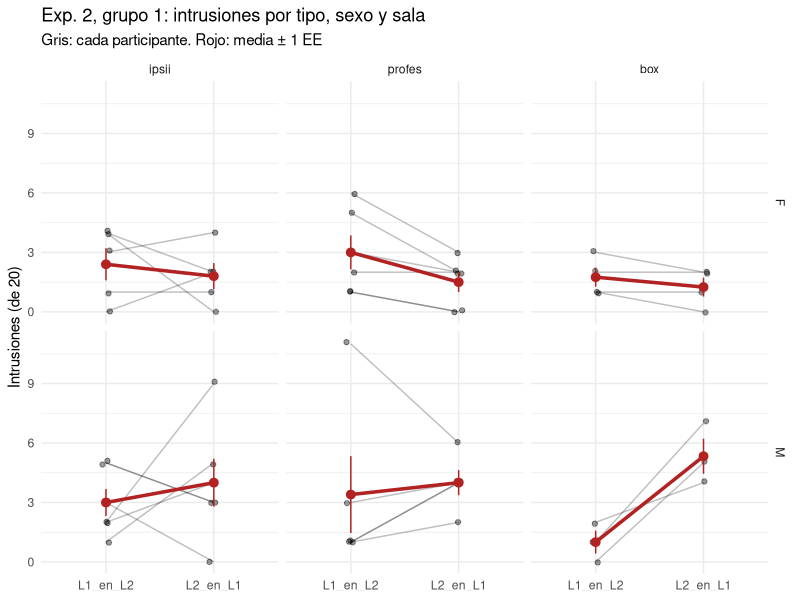

R code for this plot:
# ==============================================================================
# Experimento 2 (Alfonso-2), grupo 1 — análisis básico
# v1 — 2026-10-01
#
# Entrada: exp2_g1.csv (una fila por participante).
# Reconocimiento codificado como <origen>_<respuesta>, origen/respuesta ∈ {l1, l2, n}:
#   l2_l1 = ítem de L2 respondido como L1  → intrusión L2→L1 (la "esperada")
#   l1_l2 = ítem de L1 respondido como L2  → intrusión L1→L2
#   n_l1  = ítem nuevo respondido como L1  (SUPUESTO sin confirmar)
# Cada origen tiene 20 ítems, así que cada terna debería sumar 20.
#
# En RStudio: Session > Set Working Directory > To Source File Location
# Paquetes: dplyr, tidyr, ggplot2, glmmTMB, emmeans, pwr
# ==============================================================================

install.packages("dplyr")
install.packages("tidyr")
install.packages("ggplot2")
install.packages("glmmTMB")
install.packages("emmeans")
install.packages("pwr")

library(dplyr)
library(tidyr)
library(ggplot2)
library(glmmTMB)
library(emmeans)
library(pwr)

excluir_inconsistentes <- TRUE   # TRUE = sacar filas cuya matriz no suma 20 por origen

# ---- 1. Carga y chequeos ----------------------------------------------------
d <- read.csv("Alfonso_2/semana 1/exp2_g1.csv") |>
  filter(!is.na(l1_l1)) |>                                   # agendados sin datos
  mutate(sala = factor(sala, levels = c("ipsii", "profes", "box")),
         sexo = factor(sexo, levels = c("F", "M")),
         tot_l1 = l1_l1 + l1_l2 + l1_n,
         tot_l2 = l2_l2 + l2_l1 + l2_n,
         tot_n  = n_n + n_l1 + n_l2,
         suma_ok = tot_l1 == 20 & tot_l2 == 20 & tot_n == 20)

cat("\n### Filas con sumas incorrectas\n")
print(filter(d, !suma_ok) |> select(codigo, tot_l1, tot_l2, tot_n))
if (excluir_inconsistentes) d <- filter(d, suma_ok)

cat("\n### n por sala y sexo\n");          print(table(d$sala, d$sexo))
cat("\n### n por entrevistador y sexo\n"); print(table(d$entrevistador, d$sexo))

# ---- 2. Aprendizaje: ¿las dos listas se aprendieron igual? -------------------
# Si L1 y L2 difieren en dificultad, las intrusiones en cada dirección no son comparables.
cat("\n### Recuerdo inmediato (de 20): D1 = L1, D2 = L2\n")
print(d |> group_by(sexo) |>
        summarise(n = n(), D1 = mean(rec_d1), DE_D1 = sd(rec_d1),
                  D2 = mean(rec_d2), DE_D2 = sd(rec_d2)) |> mutate(across(where(is.numeric), \(x) round(x, 2))))
tt <- t.test(d$rec_d2, d$rec_d1, paired = TRUE)
cat(sprintf("D2 − D1 = %.2f [%.2f; %.2f], d_z = %.2f, p = %.3f\n",
            tt$estimate, tt$conf.int[1], tt$conf.int[2],
            mean(d$rec_d2 - d$rec_d1) / sd(d$rec_d2 - d$rec_d1), tt$p.value))

# ---- 3. Reconocimiento: aciertos y falsas alarmas ----------------------------
# Chequea techo/piso y si hay sesgo a responder una lista con los ítems nuevos.
cat("\n### Reconocimiento (medias, de 20)\n")
print(d |> group_by(sexo) |>
        summarise(acierto_L1 = mean(l1_l1), acierto_L2 = mean(l2_l2), nuevo_ok = mean(n_n),
                  omision_L1 = mean(l1_n), omision_L2 = mean(l2_n),
                  FA_como_L1 = mean(n_l1), FA_como_L2 = mean(n_l2)) |>
        mutate(across(where(is.numeric), \(x) round(x, 2))))

# ---- 4. Intrusiones: descriptivos --------------------------------------------
largo <- d |>
  transmute(codigo, sala, sexo, entrevistador,
            L1_en_L2 = l1_l2, L2_en_L1 = l2_l1, den_L1 = tot_l1, den_L2 = tot_l2) |>
  pivot_longer(c(L1_en_L2, L2_en_L1), names_to = "tipo", values_to = "k") |>
  mutate(den  = if_else(tipo == "L2_en_L1", den_L2, den_L1),
         tipo = factor(tipo, levels = c("L1_en_L2", "L2_en_L1")))

cat("\n### Intrusiones por sexo (media, DE)\n")
print(largo |> group_by(sexo, tipo) |> summarise(n = n(), media = mean(k), DE = sd(k), .groups = "drop") |>
        mutate(across(where(is.numeric), \(x) round(x, 2))))
cat("Ref. Alfonso (2016) Exp. 3, grupo A: L2→L1 varones 6,25 (3,11), mujeres 2,00 (2,30); L1→L2 ≈ 1,25\n")
cat("\n### Intrusiones por sala y sexo (media)\n")
print(largo |> group_by(sala, sexo, tipo) |> summarise(media = round(mean(k), 2), .groups = "drop") |>
        pivot_wider(names_from = tipo, values_from = media))

# ---- 5. Modelo: GLMM binomial ------------------------------------------------
# k intrusiones de 'den' ítems ~ tipo × sexo + sala, intercepto aleatorio por participante.
m <- glmmTMB(cbind(k, den - k) ~ tipo * sexo + sala + (1 | codigo),
             family = binomial, data = largo)

cat("\n### Tests globales (Wald)\n"); print(joint_tests(m))
cat("\n### Asimetría dentro de cada sexo (OR > 1 = más L2→L1)\n")
print(confint(pairs(emmeans(m, ~ tipo | sexo, type = "response"), reverse = TRUE)))
cat("\n### Diferencia por sexo dentro de cada tipo (OR > 1 = más en varones)\n")
print(confint(pairs(emmeans(m, ~ sexo | tipo, type = "response"), reverse = TRUE)))

# Control: ¿cambia algo si se agrega el entrevistador? (3 personas → efecto fijo)
m_ent <- update(m, . ~ . + entrevistador)
cat(sprintf("\nAIC sin entrevistador = %.1f | con entrevistador = %.1f\n", AIC(m), AIC(m_ent)))

# ---- 6. Tamaños de efecto simples y potencia ---------------------------------
cat("\n### Asimetría pareada (L2→L1 − L1→L2) por sexo\n")
for (s in levels(d$sexo)) {
  x  <- with(filter(d, sexo == s), l2_l1 - l1_l2)
  tt <- t.test(x)
  cat(sprintf("%s (n = %d): dif = %.2f [%.2f; %.2f], d_z = %.2f\n",
              s, length(x), mean(x), tt$conf.int[1], tt$conf.int[2], mean(x) / sd(x)))
}
n_F <- sum(d$sexo == "F"); n_M <- sum(d$sexo == "M")
cat("\n### Sensibilidad (potencia 80 %, α = .05): menor efecto detectable con este n\n")
cat(sprintf("Asimetría dentro de sexo: d_z ≥ %.2f (varones), %.2f (mujeres)\n",
            pwr.t.test(n = n_M, power = .8, type = "one.sample")$d,
            pwr.t.test(n = n_F, power = .8, type = "one.sample")$d))
cat(sprintf("Varones vs mujeres: d ≥ %.2f   (Alfonso Exp. 3, L2→L1: d ≈ 1,55)\n",
            pwr.t2n.test(n1 = n_M, n2 = n_F, power = .8)$d))
cat(sprintf("Entre salas: f ≥ %.2f   (f = .25 es un efecto 'mediano')\n",
            pwr.anova.test(k = 3, n = floor(nrow(d) / 3), power = .8)$f))

# ---- 7. Gráfico --------------------------------------------------------------
g <- ggplot(largo, aes(tipo, k)) +
  geom_line(aes(group = codigo), alpha = .25) +
  geom_point(alpha = .4, position = position_jitter(width = .04, height = .1)) +
  stat_summary(aes(group = 1), fun = mean, geom = "line", linewidth = 1.2, colour = "firebrick") +
  stat_summary(fun.data = mean_se, colour = "firebrick") +
  facet_grid(sexo ~ sala) +
  labs(x = NULL, y = "Intrusiones (de 20)",
       title = "Exp. 2, grupo 1: intrusiones por tipo, sexo y sala",
       subtitle = "Gris: cada participante. Rojo: media ± 1 EE") +
  theme_minimal(base_size = 11)
ggsave("exp2_g1_intrusiones.png", g, width = 8, height = 5, dpi = 150)
